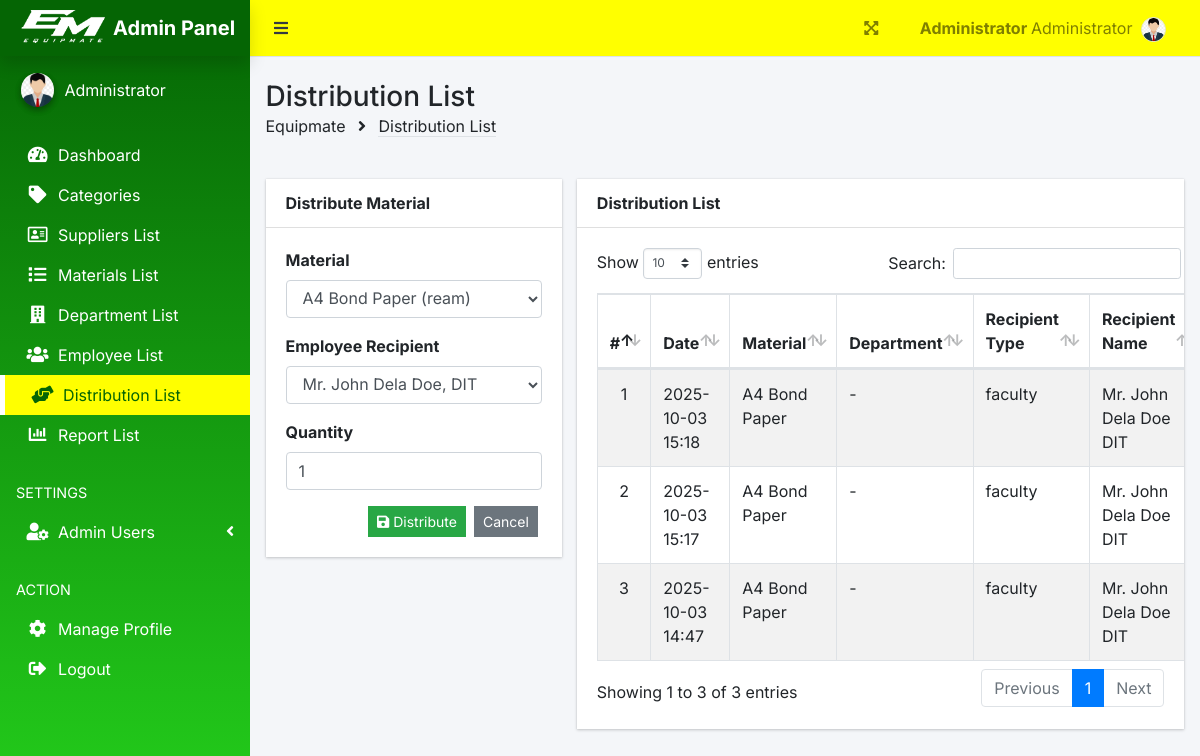
Before: /index.php?page=distribution_list (signed in) with the older database file.
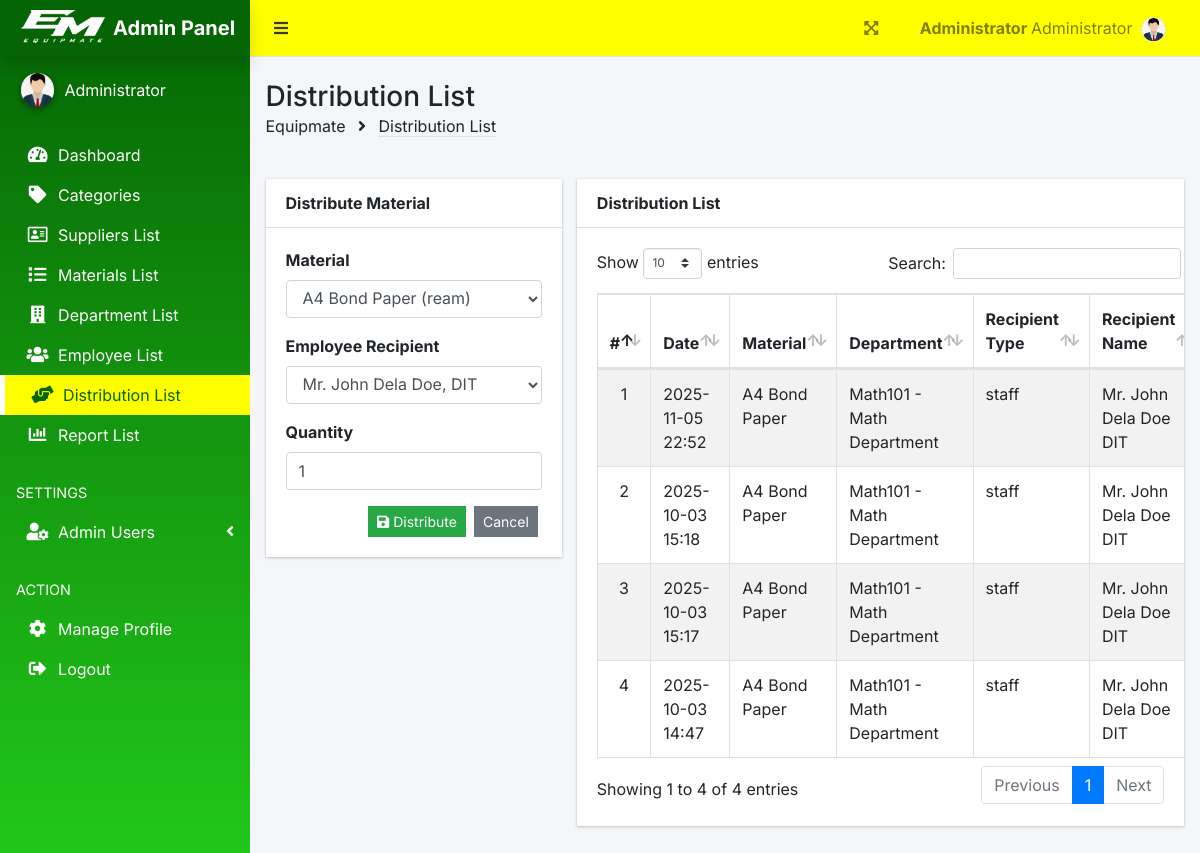
After: the same page with the newer database file.
### tables this page shows
CREATE TABLE `distribution_list` (
  `distribution_id` int(11) NOT NULL,
  `material_id` int(11) NOT NULL,
  `employee_id` int(11) NOT NULL,
  `quantity` int(11) NOT NULL,
  `date_distributed` datetime DEFAULT current_timestamp()
);

CREATE TABLE `materials_list` (
  `material_id` int(11) NOT NULL,
  `supplier_id` int(11) NOT NULL,
  `material_name` varchar(255) NOT NULL,
  `category_id` int(11) NOT NULL,
  `initial_quantity` int(11) NOT NULL,
  `unit` varchar(50) NOT NULL,
  `date_added` datetime DEFAULT current_timestamp()
);

CREATE TABLE `employees` (
  `employee_id` int(11) NOT NULL,
  `eIDno` varchar(50) NOT NULL,
  `department_id` int(11) NOT NULL,
  `empType` enum('faculty','staff') NOT NULL,
  `preName` varchar(50) DEFAULT NULL,
  `lName` varchar(100) NOT NULL,
  `fName` varchar(100) NOT NULL,
  `mName` varchar(100) DEFAULT NULL,
  `sName` varchar(50) DEFAULT NULL,
  `created_at` timestamp NOT NULL DEFAULT current_timestamp()
);

CREATE TABLE `department_list` (
  `d_id` int(11) NOT NULL,
  `department_name` varchar(255) NOT NULL,
  `department_abbrv` varchar(25) NOT NULL,
  `date_added` datetime NOT NULL DEFAULT current_timestamp()
);

### admin/distribution_list.php (the view, shortened to what this page needs)
<div class="row">
  <div class="col-md-4">
    <div class="card">
      <div class="card-header"><strong>Distribute Material</strong></div>
      <div class="card-body">
        <form action="" id="manage-distribution">
          <div class="form-group">
            <label for="material">Material</label>
            <select class="form-control" name="material_id" id="material_id" required>
              <?php
              $qry = $conn->query("SELECT m.*
                        FROM materials_list m
                        ORDER BY m.date_added ASC");
              if ($qry->num_rows > 0) {
                while ($row = $qry->fetch_assoc()):
                  $selected = (isset($material) && $material == $row['material_id']) ? 'selected' : '';
                  echo '<option value="' . $row['material_id'] . '" ' . $selected . '>' . $row['material_name'] . ' (' . $row['unit'] . ')</option>';
                endwhile;
              } else {
                echo '<option value="">No Category Added</option>';
              }
              ?>
            </select>
          </div>
          <div class="form-group">
            <label for="material">Employee Recipient</label>
            <select class="form-control" name="employee_id" id="employee_id" required>
              <?php
              $qry = $conn->query("SELECT *
                        FROM employees");
              if ($qry->num_rows > 0) {
                while ($row = $qry->fetch_assoc()):
                  $fullname = $row['preName'] . ' ' . $row['fName'] . ' ' . $row['mName'] . ' ' . $row['lName'] . ', ' . $row['sName'];
                  $selected = (isset($employee_id) && $employee_id == $row['employee_id']) ? 'selected' : '';
                  echo '<option value="' . $row['employee_id'] . '" ' . $selected . '>' . $fullname . '</option>';
                endwhile;
              } else {
                echo '<option value="">No Category Added</option>';
              }
              ?>
            </select>
          </div>
          <div class="form-group">
            <label for="quantity">Quantity</label>
            <input type="number" class="form-control" id="quantity" name="quantity" min="1" value="1">
          </div>
          <div class="d-flex justify-content-end w-100">
            <button class="btn btn-sm btn-success btn-flat mx-1"><i class="fa fa-save"></i> Distribute</button>
            <a href="./index.php?page=distribution_list" class="btn btn-sm btn-secondary btn-flat mx-1">Cancel</a>
          </div>
        </form>
      </div>
    </div>
  </div>
  <div class="col-md-8">
    <div class="card">
      <div class="card-header"><strong>Distribution List</strong></div>
      <div class="card-body table-responsive">
        <table class="table table-bordered table-striped" id="list">
          <thead>
            <tr>
              <th>#</th>
              <th>Date</th>
              <th>Material</th>
              <th>Department</th>
              <th>Recipient Type</th>
              <th>Recipient Name</th>
            </tr>
          </thead>
          <tbody>
            <?php
            $i = 1;
            $qry = $conn->query("SELECT dl.*, d.*, m.material_name, m.unit,
                                      e.empType, e.preName, e.fName, e.mName, e.lName, e.sName
                                FROM distribution_list d
                                INNER JOIN materials_list m ON d.material_id = m.material_id
                                INNER JOIN employees e ON d.employee_id = e.employee_id
                                LEFT JOIN department_list dl ON dl.d_id = e.department_id
                                ORDER BY d.date_distributed DESC");
            if ($qry->num_rows > 0) {
              while ($row = $qry->fetch_assoc()):
                $fullname = trim($row['preName'] . ' ' . $row['fName'] . ' ' . $row['mName'] . ' ' . $row['lName'] . ' ' . $row['sName']);
                ?>
                <tr>
                  <td class="text-center"><?php echo $i++; ?></td>
                  <td><?php echo date("Y-m-d H:i", strtotime($row['date_distributed'])); ?></td>
                  <td><?php echo $row['material_name'] ; ?></td>
                  <td><?php echo $row['department_abbrv'].' - '.$row['department_name'] ?></td>
                  <td><?php echo $row['empType']; ?></td>
                  <td><?php echo $fullname; ?></td>
                </tr>
              <?php endwhile;
            } else {
              echo '<tr><td colspan="6" class="text-center">No Distribution Records Found!</td></tr>';
            }
            ?>
          </tbody>
        </table>
      </div>
    </div>
  </div>
</div>

### index.php (shortened to what this page needs)
<!DOCTYPE html>
<html lang="en">
<?php
include 'header.php'
  ?>
<body class="hold-transition sidebar-mini layout-fixed layout-navbar-fixed layout-footer-fixed">
  <div class="wrapper">
    <?php include 'topbar.php' ?>
    <?php include $_SESSION['login_view_folder'] . 'sidebar.php' ?>
    <div class="content-wrapper">
      <div class="content-header">
        <div class="container-fluid">
          <div class="row mb-5 mt-2">
            <div class="col">
              <h3 class="m-0"><?php echo $title ?></h3>
              <p><span class="">Equipmate</span>
                  <i class="fas fa-angle-right mr-2 ml-2"></i> <span class=" border-bottom">
                    <?php echo $title; ?></span>
              </p>
            </div>
          </div>
        </div>
      </div>
      <section class="content">
        <div class="container-fluid">
          <?php
          $page = isset($_GET['page']) ? $_GET['page'] : 'home';
          if (!file_exists($_SESSION['login_view_folder'] . $page . ".php")) {
            include '404.html';
          } else {
            include $_SESSION['login_view_folder'] . $page . '.php';
          }
          ?>
        </div>
      </section>
    </div>
  </div>
</body>
</html>

### header.php (shortened to what this page needs)
<head>
  <?php
  $title = isset($_GET['page']) ? ucwords(str_replace("_", ' ', $_GET['page'])) : "Home";
  ?>
  <link rel="stylesheet" href="assets/plugins/fontawesome-free/css/all.min.css">
  <link rel="stylesheet" href="https://code.ionicframework.com/ionicons/2.0.1/css/ionicons.min.css">
  <link rel="stylesheet" href="assets/plugins/overlayScrollbars/css/OverlayScrollbars.min.css">
  <link rel="stylesheet" href="assets/plugins/datatables-bs4/css/dataTables.bootstrap4.min.css">
  <link rel="stylesheet" href="assets/plugins/datatables-responsive/css/responsive.bootstrap4.min.css">
  <link rel="stylesheet" href="assets/plugins/datatables-buttons/css/buttons.bootstrap4.min.css">
  <link rel="stylesheet" href="assets/plugins/select2/css/select2.min.css">
  <link rel="stylesheet" href="assets/plugins/select2-bootstrap4-theme/select2-bootstrap4.min.css">
  <link rel="stylesheet" href="assets/plugins/sweetalert2-theme-bootstrap-4/bootstrap-4.min.css">
  <link rel="stylesheet" href="assets/plugins/jquery-ui/jquery-ui.min.css">
  <link rel="stylesheet" href="assets/plugins/toastr/toastr.min.css">
  <link rel="stylesheet" href="assets/plugins/dropzone/min/dropzone.min.css">
  <link rel="stylesheet" href="assets/dist/css/jquery.datetimepicker.min.css">
  <link rel="stylesheet" href="assets/plugins/icheck-bootstrap/icheck-bootstrap.min.css">
  <link rel="stylesheet" href="assets/plugins/bootstrap4-toggle/css/bootstrap4-toggle.min.css">
  <link rel="stylesheet" href="assets/dist/css/adminlte.min.css">
  <link rel="stylesheet" href="assets/dist/css/styles.css">
  <link href="assets/plugins/fullcalendar/main.min.css" rel="stylesheet">
  <link rel="stylesheet" href="assets/plugins/summernote/summernote-bs4.min.css">
</head>

### topbar.php (shortened to what this page needs)
<nav class="main-header navbar navbar-expand navbar-light">
  <ul class="navbar-nav">
    <li class="nav-item">
      <a class="nav-link text-dark" data-widget="pushmenu" href="" role="button"><i class="fas fa-bars"></i></a>
    </li>
  </ul>
  <ul class="navbar-nav ml-auto">
    <li class="nav-item">
        <a class="nav-link" data-widget="fullscreen" href="#" role="button">
          <i class="fas fa-expand-arrows-alt"></i>
        </a>
      </li>
    <li class="nav-item dropdown">
      <a class="nav-link" data-toggle="dropdown" aria-expanded="true" href="javascript:void(0)">
        <span>
          <div class="d-flex badge-pill">
            <span><b><?php echo ucwords($_SESSION['login_firstname']).' '.$_SESSION['login_lastname'] ?></b> <?php
            if($_SESSION["login_type"] == 1){
              echo 'Administrator&nbsp;&nbsp; ';
            }elseif($_SESSION["login_type"] == 2)
            {
              echo 'Faculty&nbsp;&nbsp;';
            }elseif($_SESSION["login_type"] ==3){
              echo 'Student&nbsp;&nbsp;';
            }
            ?></span>
            <span class=""><img src="assets/uploads/<?php echo $_SESSION['login_avatar'] ?>" alt=""
                class="user-img border "></span>
          </div>
        </span>
      </a>
    </li>
  </ul>
</nav>

### admin/sidebar.php (shortened to what this page needs)
<aside class="main-sidebar">
  <a href="./" class="brand-link shadow">
    <img src="./assets/img/eq_logo_white.png" alt="Logo" class="brand-image img-fluid" style="">
    <span class="brand-text h5 font-weight-bold text-white">Admin Panel</span>
  </a>
  <div class="sidebar">
    <div class="user-panel mt-3 pb-3 mb-3 d-flex">
      <div class="image">
        <img src="assets/uploads/<?php echo $_SESSION['login_avatar'] ?>" alt="" class="img-circle elevation-2"
          alt="Img">
      </div>
      <div class="info">
        <a href="#"
          class="d-block text-white"><?php echo ucwords($_SESSION['login_firstname']) . ' ' . $_SESSION['login_lastname'] ?></a>
      </div>
    </div>
    <nav class="mt-2">
      <ul class="nav nav-pills nav-sidebar flex-column nav-flat" data-widget="treeview" role="menu"
        data-accordion="false">
        <li class="nav-item dropdown">
          <a href="./" class="nav-link nav-home">
            <i class="nav-icon fas fa-tachometer-alt"></i>
            <p>
              Dashboard
            </p>
          </a>
        </li>
        <li class="nav-item dropdown">
          <a href="./index.php?page=categories_list" class="nav-link nav-categories_list">
            <i class="nav-icon 	fa fa-tag"></i>
            <p>
              Categories
            </p>
          </a>
        </li>
        <li class="nav-item dropdown">
          <a href="./index.php?page=suppliers_list" class="nav-link nav-suppliers_list">
            <i class="nav-icon far fa-address-card"></i>
            <p>
              Suppliers List
            </p>
          </a>
        </li>
        <li class="nav-item dropdown">
          <a href="./index.php?page=materials_list" class="nav-link nav-materials_list">
            <i class="nav-icon 	fa fa-list"></i>
            <p>
              Materials List
            </p>
          </a>
        </li>
        <li class="nav-item dropdown">
          <a href="./index.php?page=department_list" class="nav-link nav-department_list">
            <i class="nav-icon 	fa fa-building"></i>
            <p>
              Department List
            </p>
          </a>
        </li>
        <li class="nav-item dropdown">
          <a href="./index.php?page=employee_list" class="nav-link nav-employee_list">
            <i class="nav-icon 	fa fa-users"></i>
            <p>
              Employee List
            </p>
          </a>
        </li>
        <li class="nav-item dropdown">
          <a href="./index.php?page=distribution_list" class="nav-link nav-distribution_list">
            <i class="nav-icon 	fas fa-hands-helping"></i>
            <p>
              Distribution List
            </p>
          </a>
        </li>
        <li class="nav-item dropdown">
          <a href="./index.php?page=report_list" class="nav-link nav-report_list">
            <i class="nav-icon 	fa fa-chart-bar"></i>
            <p>
              Report List
            </p>
          </a>
        </li>
        <li class="nav-header text-uppercase">Settings</li>
        <li class="nav-item">
          <a href="#" class="nav-link nav-edit_user">
            <i class="nav-icon fas fa-user-cog"></i>
            <p>
              Admin Users
              <i class="right fas fa-angle-left"></i>
            </p>
          </a>
        </li>
        <li class="nav-header text-uppercase">Action</li>
        <li class="nav-item dropdown">
          <a class="nav-link" href="javascript:void(0)" id="manage_account"><i class="nav-icon fa fa-cog"></i>
            <p>Manage Profile</p>
          </a>
        </li>
        <li class="nav-item dropdown">
          <a href="ajax.php?action=logout" class="nav-link">
            <i class="nav-icon fa fa-sign-out-alt"></i>
            <p>Logout</p>
          </a>
        </li>
      </ul>
    </nav>
  </div>
</aside>

### index.php (style rules this page uses)
.content { margin-top: -4% !important; }

### topbar.php (style rules this page uses)
.main-header { margin-bottom: 0px !important; background-color: yellow !important; }
.user-img { border-radius: 50%; height: 25px; width: 25px; object-fit: cover; }

### admin/sidebar.php (style rules this page uses)
.main-sidebar .brand-link { background-color: #056504 !important; position: relative; z-index: 3; }
.main-sidebar { position: relative; background-image: linear-gradient(#056504, #23cc1b); background-size: cover; background-repeat: no-repeat; color: #fff; height: 100%; overflow: hidden; }
.main-sidebar .nav .nav-item .nav-link { color: #fff; position: relative; z-index: 3; }
.main-sidebar .nav .nav-item .nav-link.active { background-color: yellow; color: #056504; border-left: 5px solid #fff; }

Changed rows visible on the page:
added distribution_list: date_distributed "2025-11-05 22:52", material.material_name "A4 Bond Paper", department_list.department_abbrv "Math101", department_list.department_name "Math Department", employee.empType "staff", employee.sName "Mr. John Dela Doe DIT"
changed through a linked row, distribution_list (number 2 of 4 on the later page): department_list.department_abbrv (not shown) → "Math101"; department_list.department_name (not shown) → "Math Department"; employee.empType "faculty" → "staff"
changed through a linked row, distribution_list (number 3 of 4 on the later page): department_list.department_abbrv (not shown) → "Math101"; department_list.department_name (not shown) → "Math Department"; employee.empType "faculty" → "staff"
changed through a linked row, distribution_list (number 4 of 4 on the later page): department_list.department_abbrv (not shown) → "Math101"; department_list.department_name (not shown) → "Math Department"; employee.empType "faculty" → "staff"
Other visible differences:
text written by a page script: "Show entries Search: Showing 1 to 3 of 3 entries Previous 1 Next" → "Show entries Search: Showing 1 to 4 of 4 entries Previous 1 Next"
